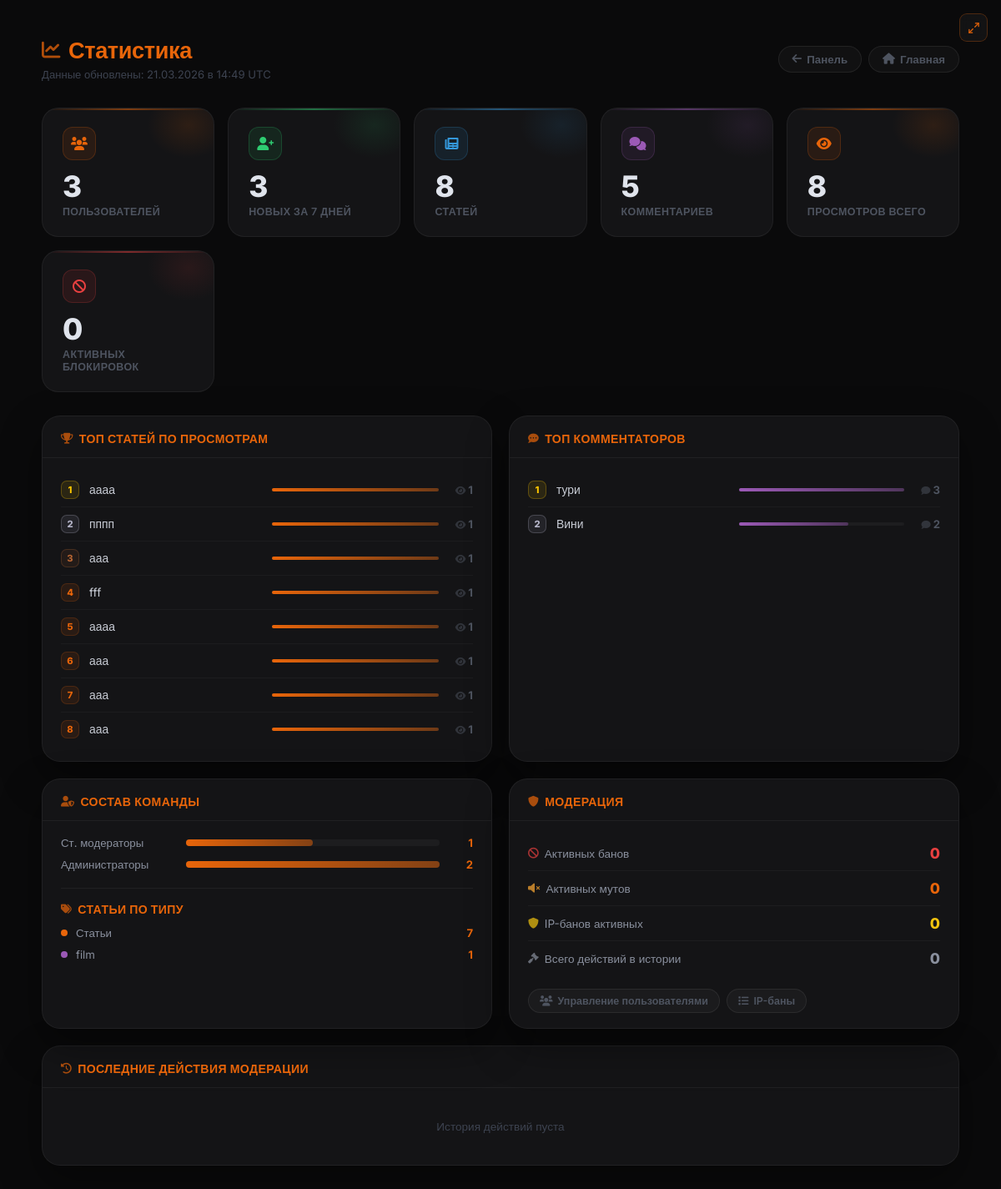
The page /admin/stats (signed in) on the database as committed earlier.
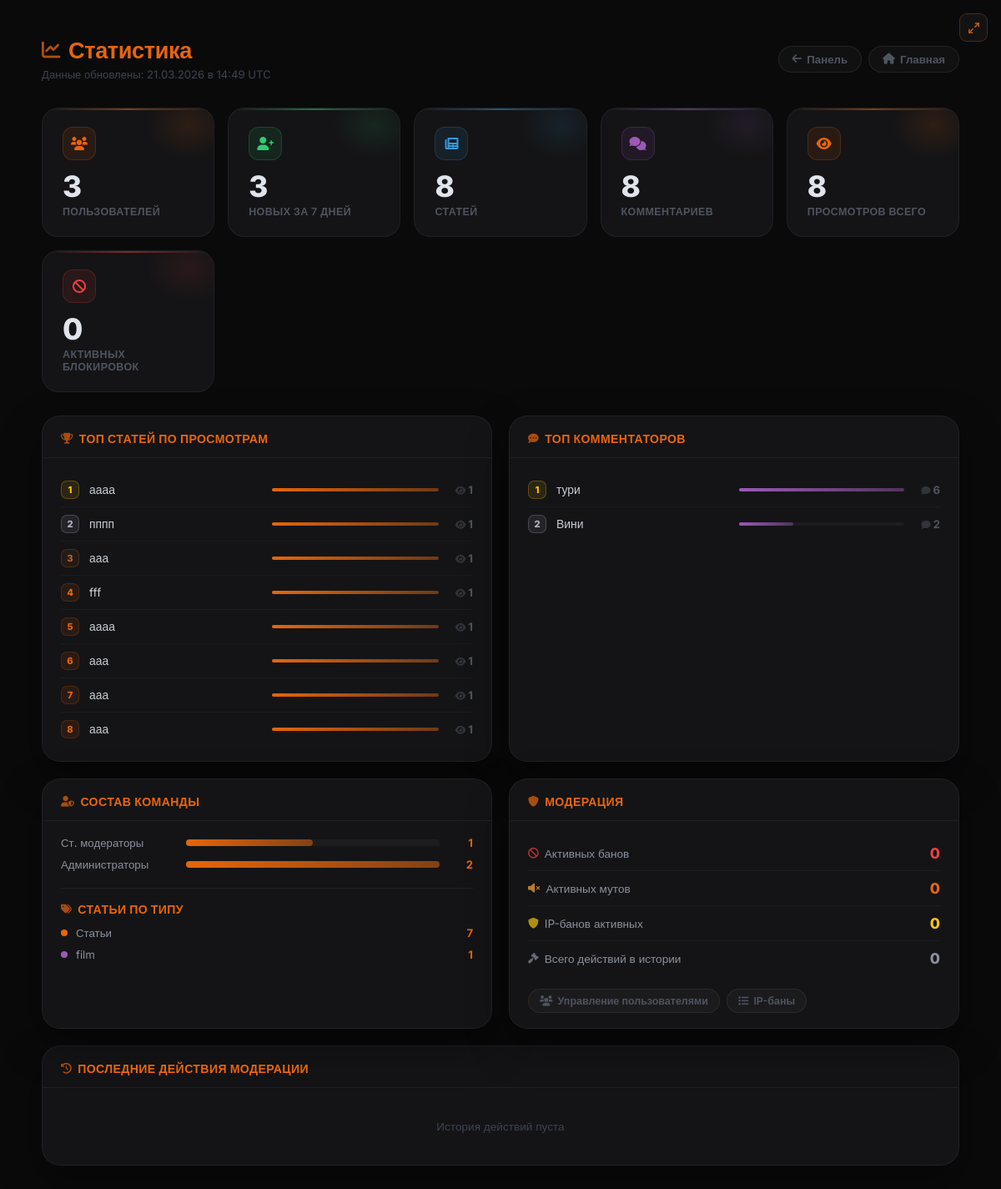
The same page on the database as committed later.
### models.py (models this page shows, shortened)
class User(db.Model, UserMixin):
    __tablename__ = 'users'
    id             = db.Column(db.Integer, primary_key=True)
    username       = db.Column(db.String(80),  unique=True, nullable=False)
    email          = db.Column(db.String(120), unique=True, nullable=False)
    password_hash  = db.Column(db.String(256), nullable=False)
    role           = db.Column(db.Integer, default=0)
    created_at     = db.Column(db.DateTime, default=datetime.utcnow)   # дата регистрации
    last_seen      = db.Column(db.DateTime, default=datetime.utcnow)
    banned_until   = db.Column(db.DateTime, nullable=True)
    ban_reason     = db.Column(db.String(500), nullable=True)
    banned_by_id   = db.Column(db.Integer, db.ForeignKey('users.id'), nullable=True)
    recovery_key   = db.Column(db.String(256), nullable=True)
    avatar         = db.Column(db.String(300), nullable=True)
    terms_agreed   = db.Column(db.Boolean, default=False)
    privacy_agreed = db.Column(db.Boolean, default=False)
    articles       = db.relationship('Article',  backref='author',     lazy='dynamic', foreign_keys='Article.author_id')
    comments       = db.relationship('Comment',  backref='author',     lazy='dynamic', foreign_keys='Comment.author_id')
    votes          = db.relationship('Vote',     backref='user',       lazy='dynamic')
    extra_pages    = db.relationship('ExtraPage', backref='author',    lazy='dynamic', foreign_keys='ExtraPage.author_id')
    comment_reactions = db.relationship('CommentReaction', backref='user', lazy='dynamic')

### app.py (the view)
@app.route('/admin/stats')
@login_required
def admin_stats():
    perm = UserPermission.query.filter_by(user_id=current_user.id).first()
    if current_user.role < 4 and not (perm and perm.can_see_stats):
        abort(403)
    from sqlalchemy import func as sqlfunc
    total_users    = User.query.count()
    total_articles = Article.query.count()
    total_comments = Comment.query.count()
    total_views    = db.session.query(sqlfunc.sum(Article.views)).scalar() or 0
    roles_data  = db.session.query(User.role, sqlfunc.count(User.id)).group_by(User.role).all()
    roles_map   = {0:'Пользователи',1:'Модераторы чата',2:'Редакторы',3:'Ст. модераторы',4:'Администраторы'}
    roles_stats = [(roles_map.get(r, f'Роль {r}'), cnt) for r, cnt in sorted(roles_data)]
    top_articles = Article.query.order_by(Article.views.desc()).limit(10).all()
    top_commenters = db.session.query(
        User.username, sqlfunc.count(Comment.id).label('cnt')
    ).join(Comment, Comment.author_id == User.id)\
     .group_by(User.id, User.username)\
     .order_by(sqlfunc.count(Comment.id).desc()).limit(10).all()
    week_ago       = datetime.utcnow() - timedelta(days=7)
    new_users_week = User.query.filter(User.created_at >= week_ago).count() if hasattr(User, 'created_at') else 0
    active_bans    = User.query.filter(User.banned_until > datetime.utcnow()).count()
    active_mutes   = Mute.query.filter(Mute.muted_until > datetime.utcnow()).count()
    active_ip_bans = IPBan.query.filter(IPBan.banned_until > datetime.utcnow()).count()
    cat_data  = db.session.query(Article.category, sqlfunc.count(Article.id)).group_by(Article.category).all()
    cat_stats = [(c or 'article', cnt) for c, cnt in cat_data]
    recent_penalties = PenaltyHistory.query.order_by(PenaltyHistory.created_at.desc()).limit(15).all()
    return render_template('admin/stats.html',
        total_users=total_users,
        total_articles=total_articles,
        total_comments=total_comments,
        total_views=total_views,
        roles_stats=roles_stats,
        top_articles=top_articles,
        top_commenters=top_commenters,
        new_users_week=new_users_week,
        active_bans=active_bans,
        active_mutes=active_mutes,
        active_ip_bans=active_ip_bans,
        cat_stats=cat_stats,
        recent_penalties=recent_penalties,
        now=datetime.utcnow(),
    )

### app.py (called while the page is built)
@login_manager.user_loader
def load_user(user_id):
    return User.query.get(int(user_id))

@app.before_request
def update_last_seen():
    if current_user.is_authenticated:
        current_user.last_seen = datetime.utcnow()
        db.session.commit()

@app.after_request
def add_security_headers(response):
    if request.path.startswith('/game'):
        response.headers['X-Frame-Options'] = 'SAMEORIGIN'
    else:
        response.headers['X-Frame-Options'] = 'DENY'
    response.headers['X-Content-Type-Options'] = 'nosniff'
    response.headers['X-XSS-Protection']       = '1; mode=block'
    response.headers.pop('Server', None)
    response.headers.pop('X-Powered-By', None)
    return response

### templates/admin/stats.html (shortened to what the changed rows need)
{% extends "base.html" %}
{% block content %}
<div class="stats-outer">
<div class="stats-wrap">
    <div class="stats-header">
        <div>
            <h1 class="stats-title"><i class="fas fa-chart-line"></i> Статистика</h1>
        </div>
    </div>
    <div class="kpi-grid">
        <div class="kpi-card kpi-purple">
            <div class="kpi-glow"></div>
            <div class="kpi-icon"><i class="fas fa-comments"></i></div>
            <div class="kpi-value">{{ total_comments }}</div>
            <div class="kpi-label">Комментариев</div>
        </div>
    </div>
    <div class="two-col">
                {% set max_views = top_articles[0].views if top_articles and top_articles[0].views > 0 else 1 %}
        <div class="panel">
            <div class="panel-body">
                {% set max_comments = top_commenters[0][1] if top_commenters and top_commenters[0][1] > 0 else 1 %}
                <ul class="top-list">
                    {% for username, cnt in top_commenters %}
                    <li>
                        <div class="top-rank {% if loop.index == 1 %}gold{% elif loop.index == 2 %}silver{% elif loop.index == 3 %}bronze{% endif %}">
                            {{ loop.index }}
                        </div>
                        <div class="top-name">{{ username }}</div>
                        <div class="top-bar-wrap">
                            <div class="top-bar" style="width:{{ [cnt * 100 // max_comments, 100]|min }}%; background:linear-gradient(90deg, #9b59b6, rgba(155,89,182,0.4));"></div>
                        </div>
                        <div class="top-value"><i class="fas fa-comment" style="font-size:0.7rem; opacity:0.5;"></i> {{ cnt }}</div>
                    </li>
                    {% else %}
                    <li><span style="color:#3d4350; font-size:0.84rem;">Нет данных</span></li>
                    {% endfor %}
                </ul>
            </div>
        </div>
    </div>
                    {% set max_role_cnt = roles_stats|map(attribute=1)|max if roles_stats else 1 %}
</div>
</div>
{% endblock %}

Rows that differ between the two databases and show on the page:
changed User "тури": id "3" → "6"
computed for User "Вини": {{ [cnt * 100 // max_comments, 100]|min }} 66 → 33 (drawn)
Other text that changed with them:
{{ total_comments }}: "5" → "8"
